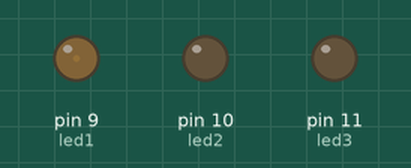
Bench run of a sketch on a simulated Arduino Uno, built with avr-gcc and run on an emulated ATmega328P. On the bench: output pins drawn as LEDs (lit = HIGH).

Above: at 0.05 s.
At 2.15 s:
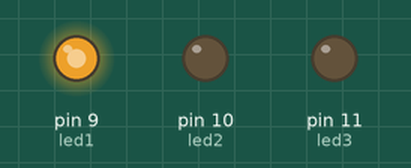
At 3.65 s:
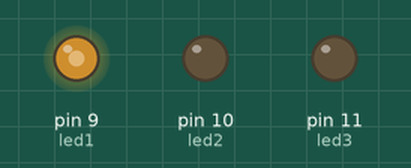
At 7.35 s:
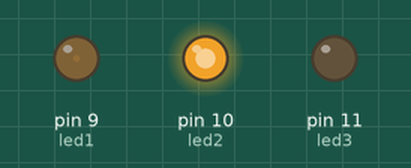
At 11.35 s:
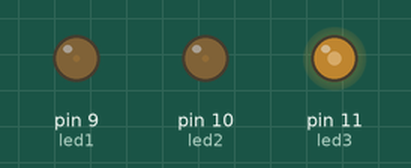
At 14.75 s:
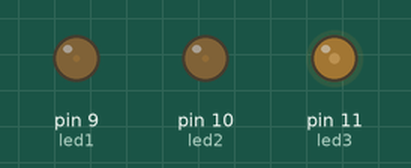
Timing chart, 0 to 19.9 s (numbered marks = the images above):
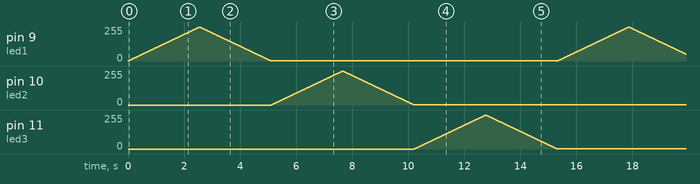

The sketch:

3_leedi_j_rjestiku.ino
```cpp
int led1 = 9;
int led2 = 10;
int led3 = 11;
int brightness = 0;
int fadeAmount = 5;

void setup() {

pinMode(led1, OUTPUT);
pinMode(led2, OUTPUT);
pinMode(led3, OUTPUT);
}

void loop() {
  int jada1[] = {led1, led2, led3};
  for (int i = 0; i<=2; i++){
  int ledPin = jada1[i];
 fade();

}
}
int fade() {
 for(int i=0; i<255; i++){
    analogWrite(led1, i);
    delay(10);
  }
  for(int i=255; i>0; i--){
    analogWrite(led1, i);
    delay(10);  }
    for(int i=0; i<255; i++){
    analogWrite(led2, i);
    delay(10);
  }
  for(int i=255; i>0; i--){
    analogWrite(led2, i);
    delay(10);  }
    for(int i=0; i<255; i++){
    analogWrite(led3, i);
    delay(10);
  }
  for(int i=255; i>0; i--){
    analogWrite(led3, i);
    delay(10);  }
}
```
